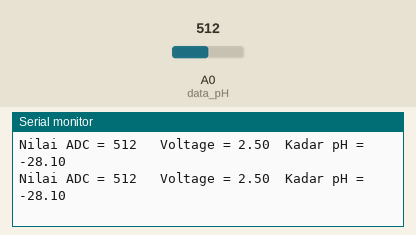
Simulated run of this sketch. Board: Arduino Uno, built with avr-gcc and run on an emulated ATmega328P. On the bench: the last lines printed to the serial monitor. The inputs (shaded band) are chosen by the test bench; at power-on: A0 (data_pH) = 512.

Above: at 5.8 s.
5.9 s: A0 (data_pH) set to 716
At 11.2 s:
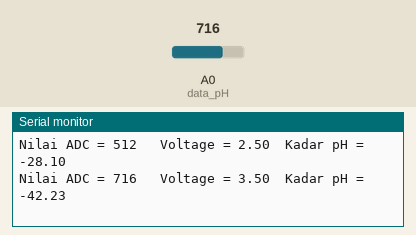
11.9 s: A0 (data_pH) set to 900
At 16.2 s:
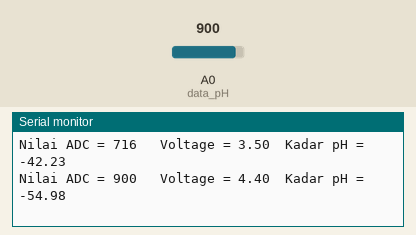
Timing chart, 0 to 17.7 s (numbered marks = the images above; inputs shaded):
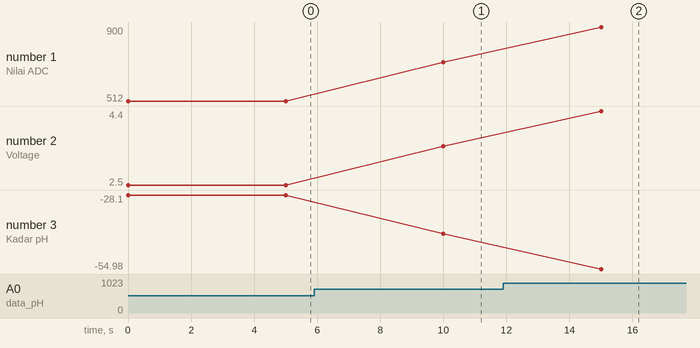

The sketch:

sensor_pH.ino
```cpp
#define data_pH A0        // Definisi pin GPIO35 untuk sensor pH

//Sensor pH
int sensorValue = 0;                          // Nilai ADC sensor pH
float pH = 0.0;                               // Nilai pH setelah dikonversi
float Voltage;

void setup() {
  Serial.begin(9600);
}

void loop() {
    //Sensor pH Haya
//  sensorValue = analogRead(data_pH);
//  Voltage = sensorValue * (5 / 1023.0);
//  pH = ((0.0599*sensorValue)-16.949)+0.5;        // rumus berdasarkan datasheet
//
//  //Mencetak output Sensor pH ke Serial Monitor
//  Serial.print("ADC Values = ");
//  Serial.print(sensorValue);
//  Serial.print("   ");
//  Serial.print("Voltage = ");
//  Serial.print(Voltage);
//  Serial.print("      pH Level = ");
//  Serial.println(pH);
//  Serial.println("");

  //Sensor pH Datasheet
  sensorValue = analogRead(data_pH);
  pH = (-0.0693*sensorValue)+7.3855;        // rumus berdasarkan datasheet
  Voltage = sensorValue * (5 / 1023.0);
  //Mencetak output Sensor pH ke Serial Monitor
  Serial.print("Nilai ADC = ");
  Serial.print(sensorValue);
  Serial.print("   ");
  Serial.print("Voltage = ");
  Serial.print(Voltage);
  Serial.print("  Kadar pH = ");
  Serial.println(pH);
  Serial.println("");
  delay(5000);
}
```

Measured:
- after the input at 5.9 s, the serial monitor: prints a new line after 4.1 s (image 1)
- after the input at 11.9 s, the serial monitor: prints a new line after 3.1 s (image 2)
- plotted number 1: 512 → 716 after the input at 5.9 s, 716 → 900 after the input at 11.9 s
- plotted number 2: 2.5 → 3.5 after the input at 5.9 s, 3.5 → 4.4 after the input at 11.9 s
- plotted number 3: -28.1 → -42.23 after the input at 5.9 s, -42.23 → -54.98 after the input at 11.9 s
